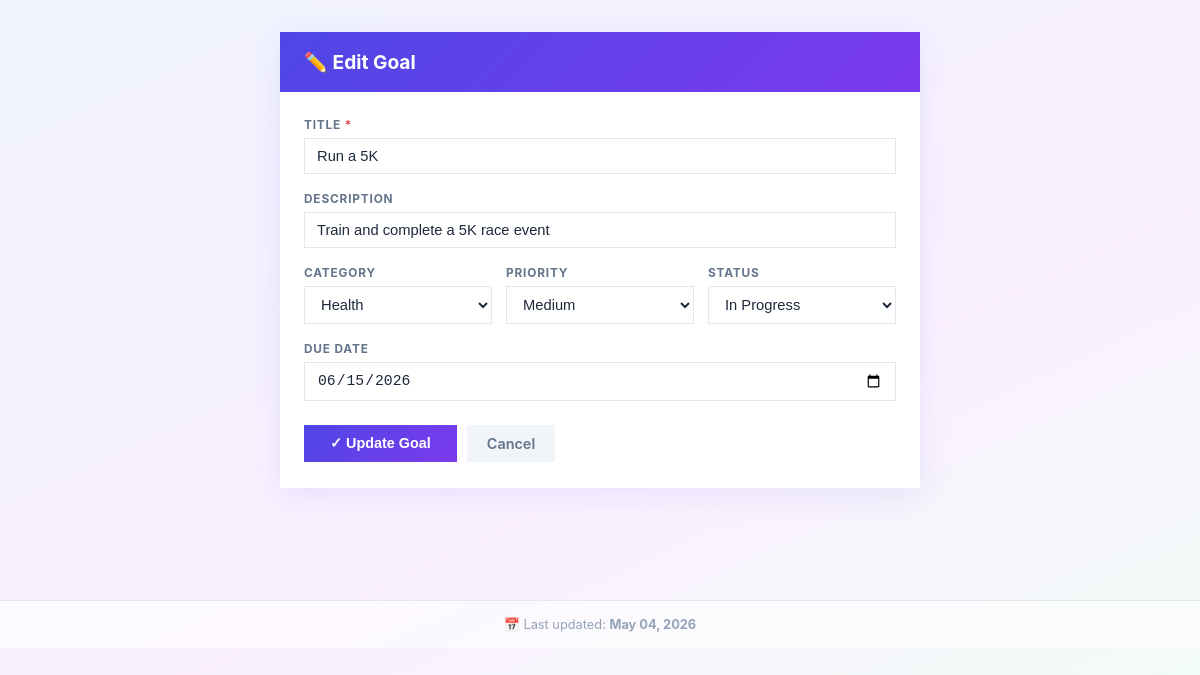
Screenshot of /edit/1 with the database file from the repository.
### tables this page shows
CREATE TABLE goals (
            id           INTEGER PRIMARY KEY AUTOINCREMENT,
            title        TEXT NOT NULL,
            description  TEXT DEFAULT '',
            category     TEXT NOT NULL DEFAULT 'Personal',
            priority     TEXT NOT NULL DEFAULT 'Medium',
            status       TEXT NOT NULL DEFAULT 'Not Started',
            due_date     TEXT DEFAULT '',
            created_date TEXT DEFAULT '',
            updated_at   TEXT DEFAULT ''
        );

### app.py (the view, shortened to what this page needs)
@app.route("/edit/<int:id>", methods=["GET", "POST"])
def edit(id):
    conn = get_db()
    goal = conn.execute("SELECT * FROM goals WHERE id=?", (id,)).fetchone()
    conn.close()
    if not goal:
        return redirect(url_for("index"))
    error = None
    return render_template("edit.html",
        goal=goal, categories=CATEGORIES, priorities=PRIORITIES, statuses=STATUSES, error=error)

### app.py (called while the page is built)
def get_db():
    conn = sqlite3.connect(DB_PATH)
    conn.row_factory = sqlite3.Row
    return conn

@app.context_processor
def inject_globals():
    try:
        conn = get_db()
        result = conn.execute("SELECT MAX(updated_at) FROM goals").fetchone()
        conn.close()
        lu = result[0] if result and result[0] else None
        if lu:
            dt = datetime.strptime(lu[:19], "%Y-%m-%d %H:%M:%S")
            lu = dt.strftime("%B %d, %Y")
        else:
            lu = "N/A"
    except Exception:
        lu = "N/A"
    return dict(last_updated=lu, today_iso=date.today().isoformat())

### templates/edit.html (shortened to what this page needs)
{% extends "base.html" %}
{% block content %}
<div class="form-page">
  <div class="form-card">
    <div class="form-card-header">
      <h2>&#x270F;&#xFE0F; Edit Goal</h2>
    </div>
    <div class="form-card-body">
      <form method="POST" action="{{ url_for('edit', id=goal.id) }}">
        <div class="form-group">
          <label for="title">Title <span class="req">*</span></label>
          <input type="text" id="title" name="title" required value="{{ goal.title }}">
        </div>
        <div class="form-group">
          <label for="description">Description</label>
          <input type="text" id="description" name="description" value="{{ goal.description or '' }}">
        </div>
        <div class="form-row-3">
          <div class="form-group">
            <label for="category">Category</label>
            <select id="category" name="category">
              {% for c in categories %}
              <option value="{{ c }}" {% if goal.category == c %}selected{% endif %}>{{ c }}</option>
              {% endfor %}
            </select>
          </div>
          <div class="form-group">
            <label for="priority">Priority</label>
            <select id="priority" name="priority">
              {% for p in priorities %}
              <option value="{{ p }}" {% if goal.priority == p %}selected{% endif %}>{{ p }}</option>
              {% endfor %}
            </select>
          </div>
          <div class="form-group">
            <label for="status">Status</label>
            <select id="status" name="status">
              {% for s in statuses %}
              <option value="{{ s }}" {% if goal.status == s %}selected{% endif %}>{{ s }}</option>
              {% endfor %}
            </select>
          </div>
        </div>
        <div class="form-group">
          <label for="due_date">Due Date</label>
          <input type="date" id="due_date" name="due_date" value="{{ goal.due_date or '' }}">
        </div>
        <div class="form-actions">
          <button type="submit" class="btn-save">&#x2713; Update Goal</button>
          <a href="{{ url_for('index') }}" class="btn-cancel">Cancel</a>
        </div>
      </form>
    </div>
  </div>
</div>
{% endblock %}

### static/style.css (style rules this page uses)
:root { --p-low: #16a34a; --p-medium: #2563eb; --p-high: #ea580c; --p-urgent: #dc2626; --s-not-started: #6b7280; --s-in-progress: #2563eb; --s-on-hold: #d97706; --s-completed: #16a34a; --s-overdue: #dc2626; --cat-personal: #8b5cf6; --cat-career: #0891b2; --cat-health: #16a34a; --cat-financial: #d97706; --cat-education: #2563eb; --cat-other: #6b7280; --grad: linear-gradient(135deg, #4f46e5 0%, #7c3aed 100%); --bg: linear-gradient(155deg, #f0f4ff 0%, #faf0ff 55%, #f0fff4 100%); }
* { box-sizing: border-box; margin: 0; padding: 0; }
body { font-family: -apple-system, BlinkMacSystemFont, 'Segoe UI', Roboto, sans-serif; background: var(--bg); min-height: 100vh; color: #1e293b; }
.form-page { max-width: 640px; margin: 32px auto; }
.form-card { background: #fff; box-shadow: 0 6px 30px rgba(79,70,229,0.1); overflow: hidden; }
.form-card-header { background: var(--grad); padding: 18px 24px; }
.form-card-header h2 { color: #fff; font-size: 1.2rem; font-weight: 700; }
.form-card-body { padding: 26px 24px; }
.form-row-3 { display: grid; grid-template-columns: 1fr 1fr 1fr; gap: 14px; }
.form-group { margin-bottom: 18px; }
.form-group label { display: block; font-size: 0.74rem; font-weight: 700; text-transform: uppercase; letter-spacing: 0.07em; color: #64748b; margin-bottom: 6px; }
.req { color: #ef4444; }
.form-group input[type=text], .form-group input[type=date], .form-group select { width: 100%; padding: 9px 12px; border: 1.5px solid #e2e8f0; border-radius: 0; font-size: 0.92rem; color: #1e293b; background: #fff; }
.form-actions { display: flex; gap: 10px; padding-top: 6px; }
.btn-save { background: var(--grad); color: #fff; padding: 10px 26px; border: none; font-size: 0.9rem; font-weight: 700; cursor: pointer; border-radius: 0; }
.btn-cancel { background: #f1f5f9; color: #64748b; padding: 10px 20px; border: none; font-size: 0.9rem; font-weight: 600; text-decoration: none; display: inline-block; border-radius: 0; cursor: pointer; }
select option[value="Medium"] { background: #dbeafe; color: #1e3a8a; }
select option[value="In Progress"] { background: #dbeafe; color: #1e3a8a; }
select option[value="Health"] { background: #dcfce7; color: #14532d; }

### rows the page displays
goals: title "Run a 5K", description "Train and complete a 5K race event", category "Health", priority "Medium", status "In Progress", due_date "06/15/2026"

### other values shown
{{ last_updated }} "May 04, 2026"
